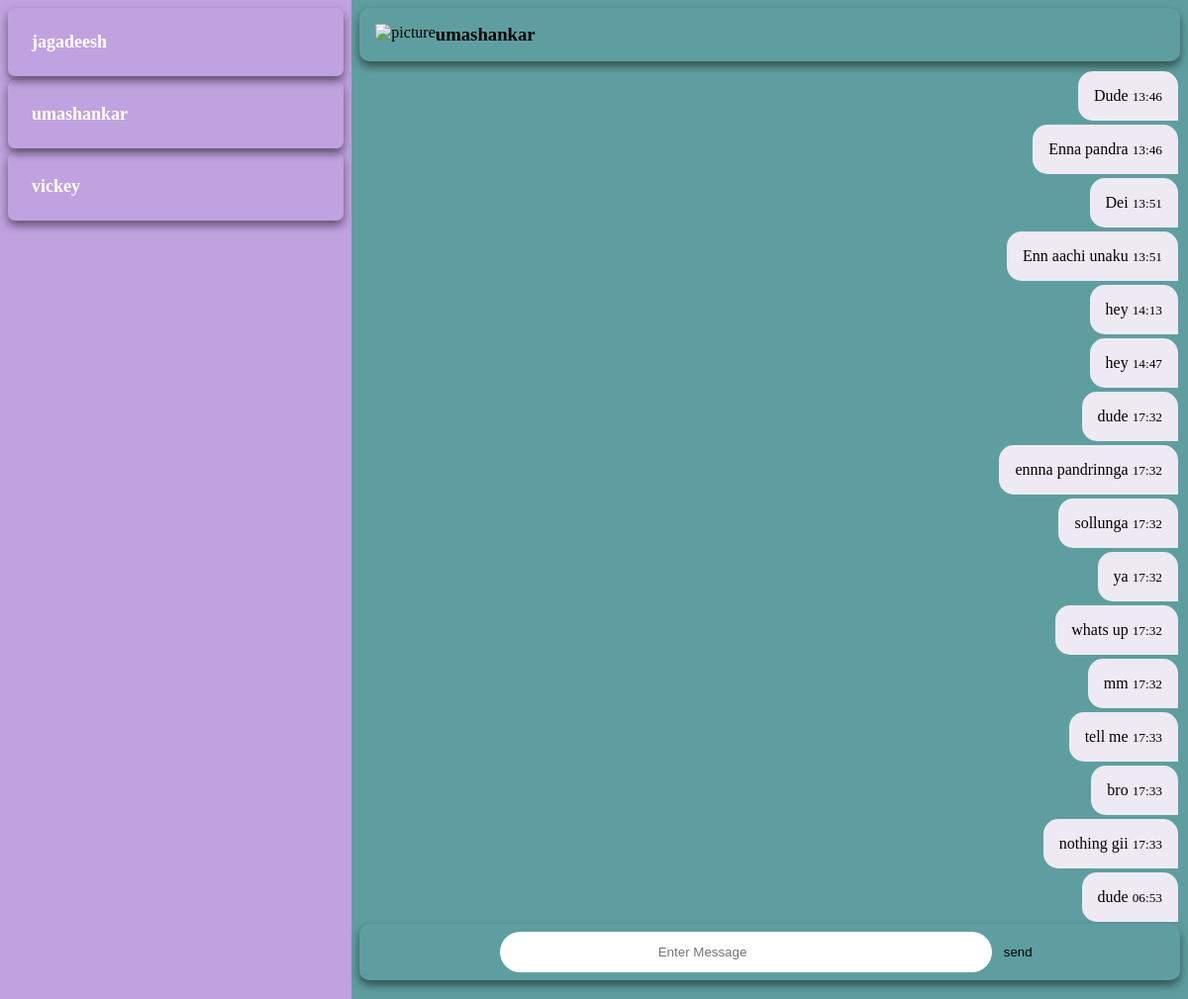
Page /chatroom/3/ (signed in) on the committed database.
### chatapp/models.py (models this page shows, shortened)
class Message(models.Model):
    sender=models.ForeignKey(User,on_delete=models.CASCADE,related_name="sender")
    receiver=models.ForeignKey(User,on_delete=models.CASCADE,related_name="receiver")
    message=models.TextField()
    is_read=models.BooleanField(default=False)
    timestamp=models.DateTimeField(auto_now_add=True)

### chatapp/views.py (the view)
# urls.py: path('chatroom/<str:receiver>/',views.chatroom,name="chat_room"),
def chatroom(request,receiver):
    users=User.objects.exclude(username=request.user)
    receiver=User.objects.get(id=receiver)
    sender=request.user
    message=Message.objects.filter(sender=sender,receiver=receiver)|Message.objects.filter(sender=receiver,receiver=sender).order_by('timestamp')
    unread_msg=Message.objects.filter(receiver=request.user,is_read=False)
    for unread in unread_msg:
        unread.is_read=True
        unread.save()
    return render(request,'chatroom.html',{"message": message,"sender": sender,"receiver": receiver,'users':users})

### template/chatroom.html (shortened to what this page needs)
<!DOCTYPE html>
<html lang="en">
    {% load static %}
<head>
    <link rel="stylesheet" href="{% static 'style.css' %}">
</head>
<body>
    <div class="container">
        <div id="users">
            <ul>
                {% for users in users %}
                <a href="{% url 'chat_room' receiver=users.id %}"><li id="userlist">{{users.username}}</li></a>
                {% endfor %}
            </ul>
        </div>
        <div id="chatroom">
            <div id="receiver-profile">
                <div id="img">
                    <img src="" alt="picture">
                </div>
                <div id="name">
                    <h3>{{receiver.username}}</h3>
                </div>
            </div>
            <div class="message">
                <table class="table" style="width: 100%;position: relative;;">
                    <tbody id='chat-body'>
                        {% for message in message %}
                        {% if message.sender == request.user %}
                        <tr id="sender" style="width: 100%">
                            <td >
                                <p style="float: right;">
                                    {{message.message}}
                                    <small>
                                        {{message.timestamp|time:'H:i'}}
                                    </small>
                                </p>
                            </td>
                        </tr>
                        {% endif %}
                        {% endfor %}
                    </tbody>
                </table>
            </div>
                <div id="textbox">
                    <form action="">
                        <input type="text" id="input" name="message" placeholder="Enter Message">
                        <button id="subbtn">send</button>
                    </form>
                </div>
        </div>
        </div>
</body>
</html>

### static/style.css (style rules this page uses)
* { padding: 0%; margin: 0%; box-sizing: border-box; text-decoration: none; }
.container { background-color: cadetblue; height: 100vh; display: flex; }
#users { background-color: rgb(193, 162, 225); width: 30%; padding: 0.5rem 0.5rem; overflow-y: scroll; }
#users ul li { list-style: none; padding: 1.5rem ; border-radius: 7px; background-color: transparent; margin-bottom: 4px; color: white; font-size: large ; font-weight:bold ; box-shadow: 0px 5px 10px 0px rgba(0,0,0,0.5); cursor: pointer; }
#users { -ms-overflow-style: none; scrollbar-width: none; }
#chatroom { width: 70%; height: auto; margin: 0.5rem 0.5rem; }
.message { overflow-y: scroll; scroll-behavior: smooth; width: auto; height: 80vh; padding-bottom: 0.5rem; padding-top: 0.5rem; }
#textbox { text-align: center; padding: 0.5rem 0.5rem; box-shadow: 0px 5px 10px 0px rgba(0,0,0,0.5); background-color: transparent; border-radius: 10px; }
input[type='text'] { padding: 0.8rem 10rem; text-align: left; border: none; outline: none; border-radius: 30px; }
button { padding: 0.5rem 0.5rem; border-radius: 30px; border: none; outline: none; background-color: transparent; cursor: pointer; }
.message { -ms-overflow-style: none; scrollbar-width: none; }
#receiver-profile { text-align: center; display: flex; background-color: transparent; border-radius: 10px; padding: 1rem 1rem; box-shadow: 0px 5px 10px 0px rgba(0,0,0,0.5); }
#sender td p { background-color: rgb(238, 234, 243); padding: 1rem; border-radius: 15px 15px 0px 15px; margin-bottom: 2px; }

### rows in the picture
Message: message "Dude", timestamp "13:46"
Message: message "Enna pandra", timestamp "13:46"
Message: message "Dei", timestamp "13:51"
Message: message "Enn aachi unaku", timestamp "13:51"
Message: message "hey", timestamp "14:13"
Message: message "hey", timestamp "14:47"
Message: message "dude", timestamp "17:32"
Message: message "ennna pandrinnga", timestamp "17:32"
Message: message "sollunga", timestamp "17:32"
Message: message "ya", timestamp "17:32"
Message: message "whats up", timestamp "17:32"
Message: message "mm", timestamp "17:32"
Message: message "tell me", timestamp "17:33"
Message: message "bro", timestamp "17:33"
Message: message "nothing gii", timestamp "17:33"
Message: message "dude", timestamp "06:53"

### other values in the picture
{{ users.username }} "jagadeesh"
{{ users.username }} "umashankar"
{{ users.username }} "vickey"
{{ receiver.username }} "umashankar"
